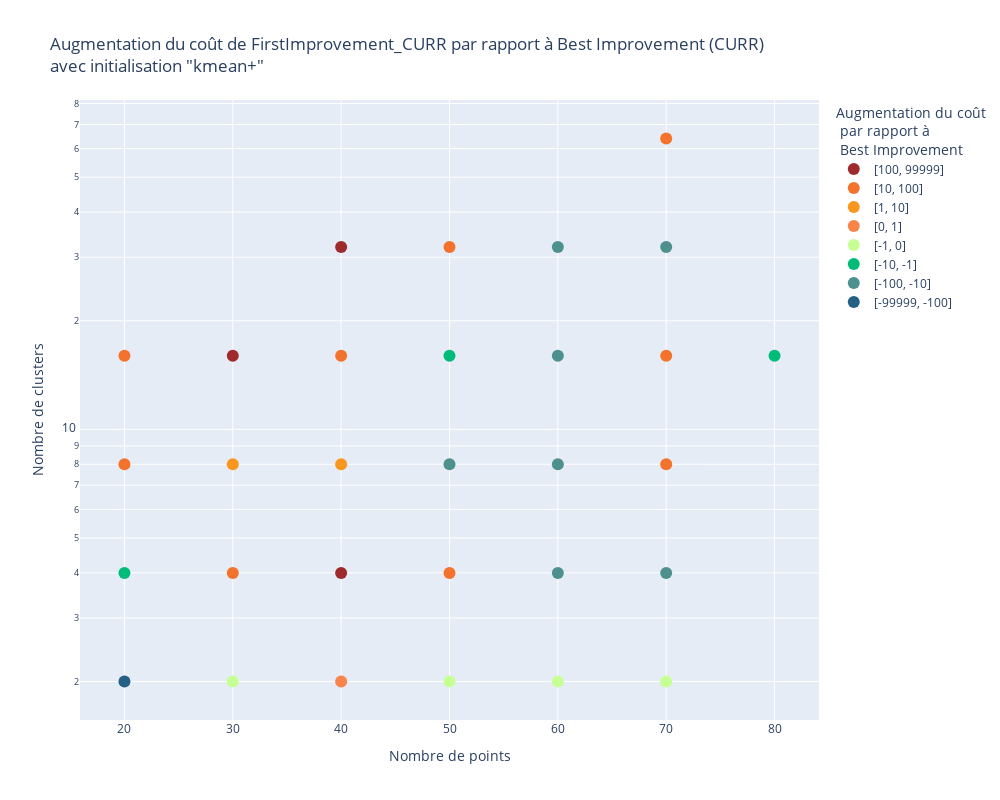

The code cell stored with this chart in its notebook:
### Code cell
plot(df,"kmean+",color_formatter=MultipleRanges())

### Figure 1 — Plotly figure (JSON) as saved in the notebook; plotly's stock layout.template omitted (floating-point values rounded to 4 significant figures)
{"data": [{"hovertemplate": "Augmentation du coût<br> par rapport à<br> Best Improvement=[100, 99999]<br>Nombre de points=%{x}<br>Nombre de clusters=%{y}<extra></extra>", "legendgroup": "[100, 99999]", "marker": {"color": "#9E2A2B", "size": 12, "symbol": "circle"}, "mode": "markers", "name": "[100, 99999]", "orientation": "v", "showlegend": true, "type": "scatter", "x": [40, 30, 40], "xaxis": "x", "y": [4, 16, 32], "yaxis": "y"}, {"hovertemplate": "Augmentation du coût<br> par rapport à<br> Best Improvement=[10, 100]<br>Nombre de points=%{x}<br>Nombre de clusters=%{y}<extra></extra>", "legendgroup": "[10, 100]", "marker": {"color": "#F3722C", "size": 12, "symbol": "circle"}, "mode": "markers", "name": "[10, 100]", "orientation": "v", "showlegend": true, "type": "scatter", "x": [30, 50, 20, 70, 20, 40, 70, 50, 70], "xaxis": "x", "y": [4, 4, 8, 8, 16, 16, 16, 32, 64], "yaxis": "y"}, {"hovertemplate": "Augmentation du coût<br> par rapport à<br> Best Improvement=[1, 10]<br>Nombre de points=%{x}<br>Nombre de clusters=%{y}<extra></extra>", "legendgroup": "[1, 10]", "marker": {"color": "#F8961E", "size": 12, "symbol": "circle"}, "mode": "markers", "name": "[1, 10]", "orientation": "v", "showlegend": true, "type": "scatter", "x": [30, 40], "xaxis": "x", "y": [8, 8], "yaxis": "y"}, {"hovertemplate": "Augmentation du coût<br> par rapport à<br> Best Improvement=[0, 1]<br>Nombre de points=%{x}<br>Nombre de clusters=%{y}<extra></extra>", "legendgroup": "[0, 1]", "marker": {"color": "#F9844A", "size": 12, "symbol": "circle"}, "mode": "markers", "name": "[0, 1]", "orientation": "v", "showlegend": true, "type": "scatter", "x": [40], "xaxis": "x", "y": [2], "yaxis": "y"}, {"hovertemplate": "Augmentation du coût<br> par rapport à<br> Best Improvement=[-1, 0]<br>Nombre de points=%{x}<br>Nombre de clusters=%{y}<extra></extra>", "legendgroup": "[-1, 0]", "marker": {"color": "#C6FF94", "size": 12, "symbol": "circle"}, "mode": "markers", "name": "[-1, 0]", "orientation": "v", "showlegend": true, "type": "scatter", "x": [30, 50, 60, 70], "xaxis": "x", "y": [2, 2, 2, 2], "yaxis": "y"}, {"hovertemplate": "Augmentation du coût<br> par rapport à<br> Best Improvement=[-10, -1]<br>Nombre de points=%{x}<br>Nombre de clusters=%{y}<extra></extra>", "legendgroup": "[-10, -1]", "marker": {"color": "#00BC78", "size": 12, "symbol": "circle"}, "mode": "markers", "name": "[-10, -1]", "orientation": "v", "showlegend": true, "type": "scatter", "x": [20, 50, 80], "xaxis": "x", "y": [4, 16, 16], "yaxis": "y"}, {"hovertemplate": "Augmentation du coût<br> par rapport à<br> Best Improvement=[-100, -10]<br>Nombre de points=%{x}<br>Nombre de clusters=%{y}<extra></extra>", "legendgroup": "[-100, -10]", "marker": {"color": "#4D908E", "size": 12, "symbol": "circle"}, "mode": "markers", "name": "[-100, -10]", "orientation": "v", "showlegend": true, "type": "scatter", "x": [60, 70, 50, 60, 60, 60, 70], "xaxis": "x", "y": [4, 4, 8, 8, 16, 32, 32], "yaxis": "y"}, {"hovertemplate": "Augmentation du coût<br> par rapport à<br> Best Improvement=[-99999, -100]<br>Nombre de points=%{x}<br>Nombre de clusters=%{y}<extra></extra>", "legendgroup": "[-99999, -100]", "marker": {"color": "#245F84", "size": 12, "symbol": "circle"}, "mode": "markers", "name": "[-99999, -100]", "orientation": "v", "showlegend": true, "type": "scatter", "x": [20], "xaxis": "x", "y": [2], "yaxis": "y"}], "layout": {"height": 800, "legend": {"title": {"text": "Augmentation du coût<br> par rapport à<br> Best Improvement"}, "tracegroupgap": 0}, "title": {"text": "Augmentation du coût de FirstImprovement_CURR par rapport à Best Improvement (CURR)<br>avec initialisation \"kmean+\""}, "width": 1000, "xaxis": {"anchor": "y", "domain": [0, 1], "title": {"text": "Nombre de points"}}, "yaxis": {"anchor": "x", "domain": [0, 1], "title": {"text": "Nombre de clusters"}, "type": "log"}}}
